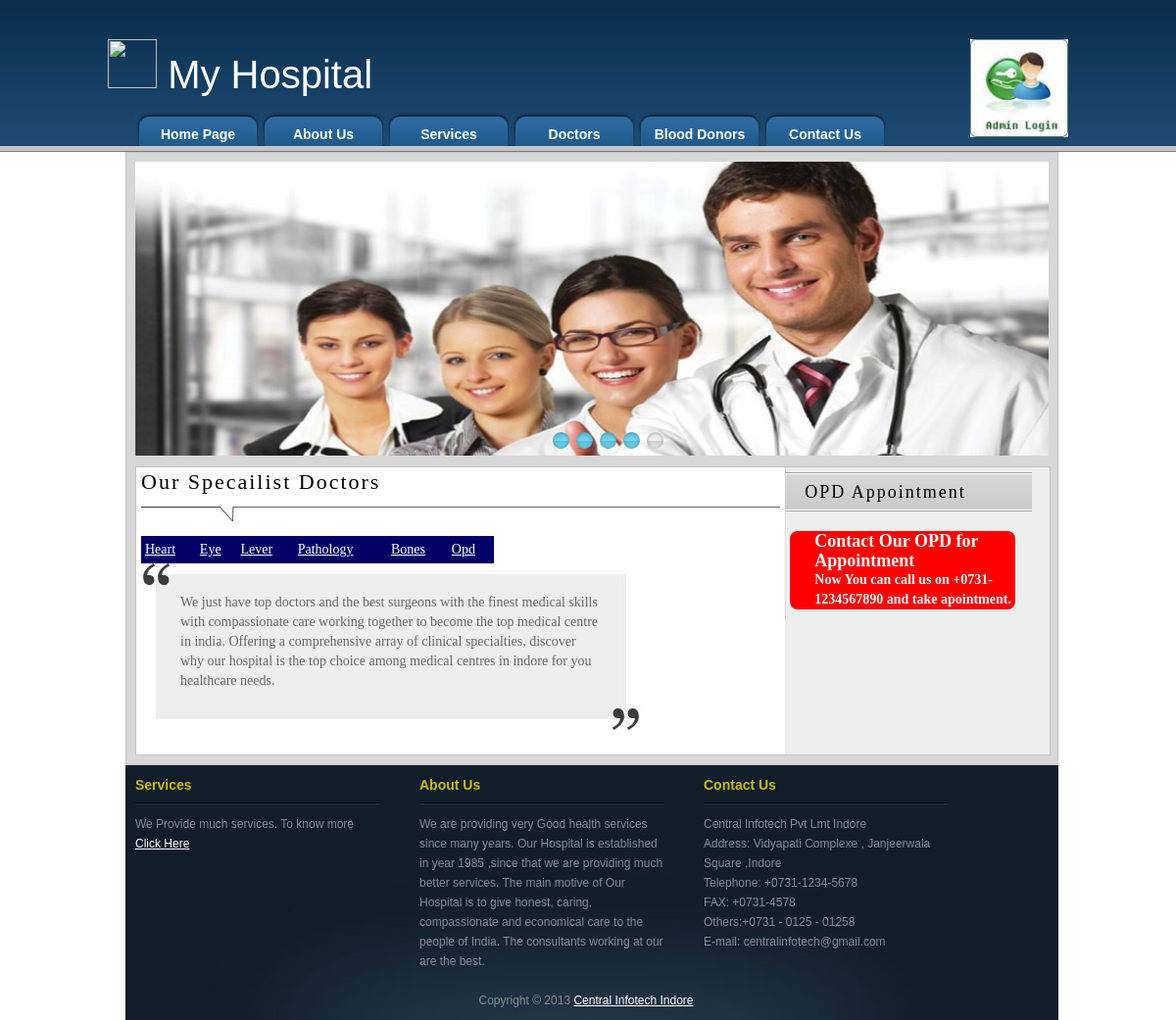
The app's page /doctors.php with its own data.
### tables this page shows
CREATE TABLE IF NOT EXISTS `specialization` (
  `sid` int(11) NOT NULL AUTO_INCREMENT,
  `sname` varchar(30) NOT NULL,
  `status` int(11) NOT NULL,
  UNIQUE KEY `sid` (`sid`)
);

### doctors.php (the view, shortened to what this page needs)
<?php
     include "header.php";
	 $sql="select * from specialization";
$rs=mysql_query($sql)or die(mysql_error());
?>
<div id="tempatemo_content_wrapper" class="width_cls">
    <div id="templatemo_content">
    	<div class="slider">
        <div id="coin-slider"> </div>
      </div>
        <div id="content_panel">
            <div id="column_w610">
            	<div class="header_01">Our Specailist Doctors</div>
                <table width="360px" border="0" cellpadding="2" bgcolor="#000066">
<tr>
<?php
$i=0;
while($data=mysql_fetch_object($rs)){$i++; ?>
<td>
<a href="viewdoctor.php?sid=<?php echo $data->sid; ?>"><?php echo ucfirst($data->sname); ?> </a></td>
<?php
 } ?>
 </tr>
</table>
          <div class="section_01">
                	<div class="top"></div>
                    <p>We just have top doctors and the best surgeons with the finest medical skills with compassionate care working together to become the top medical centre in india. Offering a comprehensive array of clinical specialties, discover why our hospital is the top choice among medical centres in indore for you healthcare needs.</p>
                    <div class="bottom"></div>
                </div>
            </div>
            <div id="column_w290">
            	<div class="header_02">OPD Appointment</div>
                	<div class="news_section">
                        <div class="news_content">
                        	<div class="header_05">Contact Our OPD for Appointment
                            <p class="opd2">Now You can call us on +0731-1234567890 and take apointment.</p>
                            </div>
                        </div>
                    </div>
        </div>
    </div>
</div>
<?php
  include "footer.php";
?>

### templatemo_style.css (style rules this page uses)
body { margin: 0; padding: 0; line-height: 20px; font-family: Arial, Helvetica, sans-serif; font-size: 12px; color: #666; background: #fff; width:100%; }
.width_cls { width:1024px; margin:auto; }
a:link, a:visited { color: #ffffff; text-decoration: underline; font-weight: normal; }
p { margin: 0px; padding: 0px; }
.header_01 { clear: both; padding-bottom: 30px; margin-bottom: 15px; font-size: 22px; letter-spacing: 2px; color: #000000; background: url(images/templatemo_header_underline.jpg) left bottom no-repeat; }
.header_02 { clear: both; font-size: 18px; letter-spacing: 2px; color: #000000; height: 20px; padding: 10px 20px; margin-bottom: 20px; background: url(images/templatemo_side_header_bg.jpg) repeat-x; }
.header_05 { clear: both; font-size: 18px; font-weight: bold; color: #FFFFFF; width:100%; margin-left:25px; text-decoration:blink; }
.opd2 { font-size:14px; }
#tempatemo_content_wrapper { clear: both; margin: 0 auto; }
#templatemo_content { width: 91%; margin-left:40px; padding: 9px; border: 1px solid #c3c4c5; background: #d8d7d7; font-size:14px; font-family:"Times New Roman", Times, serif; }
.slider { width: 100%; height: 300px; padding: 0px 0px; overflow: hidden; background: #215b8d url(images/templatemo_slider_right_divider.jpg) right repeat-y }
#content_panel { clear: both; width: 100%; border: 1px solid #c6c5c5; background: #eeeeee; margin-top:11px; }
#column_w610 { float: left; width: 70%; padding: 5px; background: #ffffff; }
#column_w290 { float: left; width: 27%; padding: 5px 0 5px 0; background: #eeeeee url(images/content_right_column_bg.jpg) left repeat-y; }
.news_section { clear: both; padding: 0 5px 5px 5px; }
.news_section .news_content { width: 95%; background:#FF0000; border-radius:8px; }
#column_w610 p { padding-bottom: 20px; }
.section_01 { clear: both; position: relative; width: 430px; padding: 30px 40px 20px 40px; margin-bottom: 20px; background: url(images/templatemo_section_middle.jpg) repeat-y; }
.section_01 .top { position: absolute; width: 510px; height: 22px; top: 0px; left: 0px; background: url(images/templatemo_section_top.jpg) top left no-repeat; }
.section_01 .bottom { position: absolute; width: 510px; height: 22px; bottom: 0px; left: 0px; background: url(images/templatemo_section_bottom.jpg) bottom left no-repeat; }

### records on screen
specialization: sname "Heart"
specialization: sname "Eye"
specialization: sname "Lever"
specialization: sname "Pathology"
specialization: sname "Bones"
specialization: sname "Opd"
